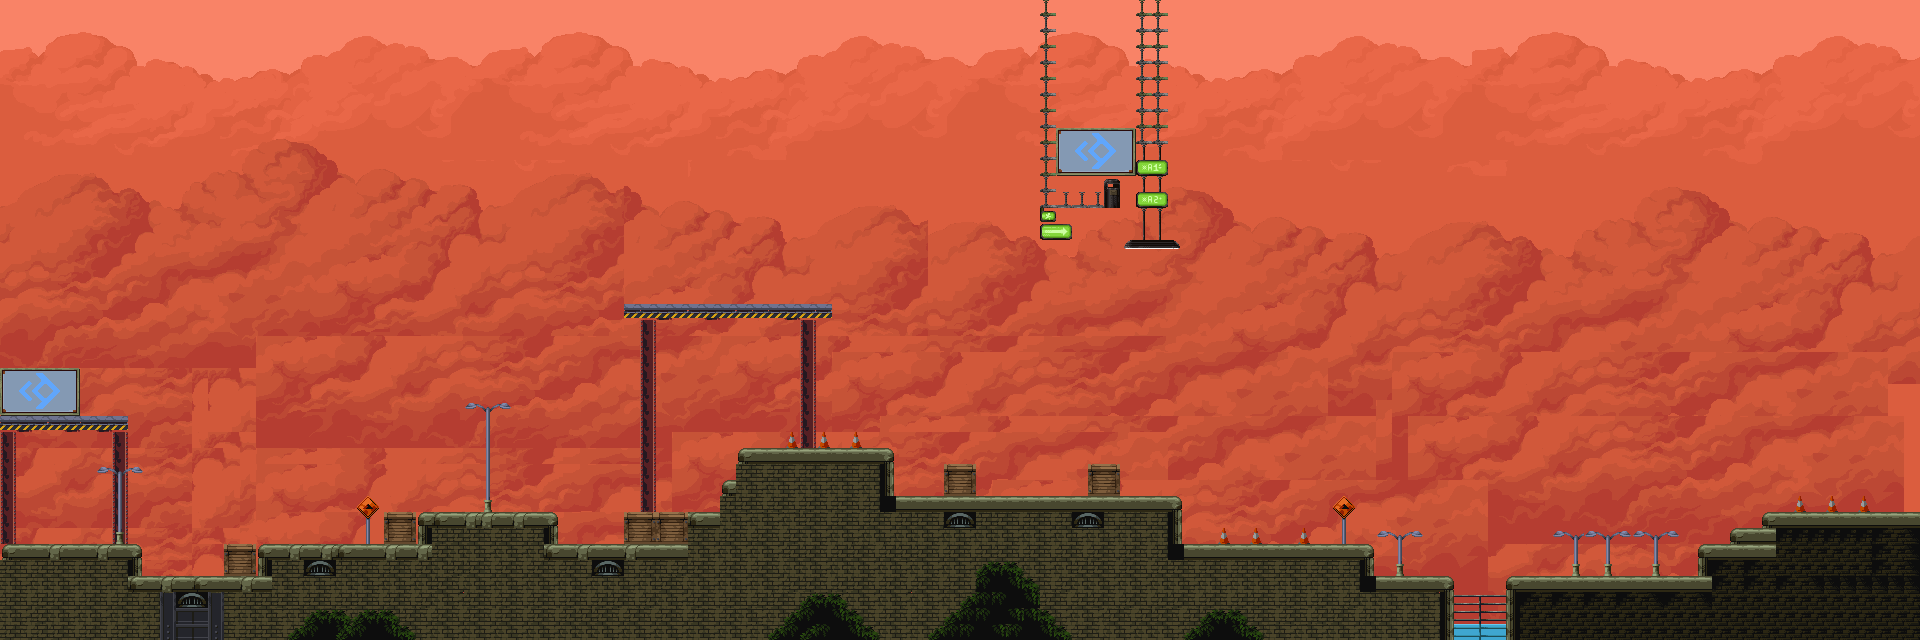

Tiled map render using the project's own tile images. Description and the map definition, with tile-layer contents summarised, below:
An orthogonal 120x40 tile map with 16x16 px tiles, 7 tile layers (background1, background2, background3, background5, ...), 1 hidden layer not drawn, 5 tilesets.

<map version="1.10" tiledversion="1.11.2" orientation="orthogonal" renderorder="right-down" width="120" height="40" tilewidth="16" tileheight="16" infinite="0" nextlayerid="14" nextobjectid="1">
 <tileset firstgid="1" source="nuvens_3.tsx" />
 <tileset firstgid="528" source="nuvens_2.tsx" />
 <tileset firstgid="1055" source="nuvens_1.tsx" />
 <tileset firstgid="1582" source="tiles_out.tsx" />
 <tileset firstgid="1907" source="Subway_tiles.tsx" />
 <layer id="1" name="background1" width="120" height="40">
  <data>[4800 cells, 4800 non-empty, 527 distinct tile ids]</data>
 </layer>
 <layer id="2" name="background2" width="120" height="40">
  <data>[4800 cells, 4560 non-empty, 527 distinct tile ids]</data>
 </layer>
 <layer id="4" name="background3" width="120" height="40">
  <data>[4800 cells, 3712 non-empty, 527 distinct tile ids]</data>
 </layer>
 <layer id="6" name="background5" width="120" height="40">
  <data>[4800 cells, 133 non-empty, 33 distinct tile ids]</data>
 </layer>
 <layer id="5" name="main" width="120" height="40">
  <data>[4800 cells, 915 non-empty, 72 distinct tile ids]</data>
 </layer>
 <layer id="7" name="topbackground" width="120" height="40">
  <data>[4800 cells, 50 non-empty, 12 distinct tile ids]</data>
 </layer>
 <layer id="8" name="top2" width="120" height="40">
  <data>[4800 cells, 149 non-empty, 60 distinct tile ids]</data>
 </layer>
 <layer id="13" name="collider" width="120" height="40" visible="0">
  <data>[4800 cells, 148 non-empty, 1 distinct tile ids]</data>
 </layer>
</map>
